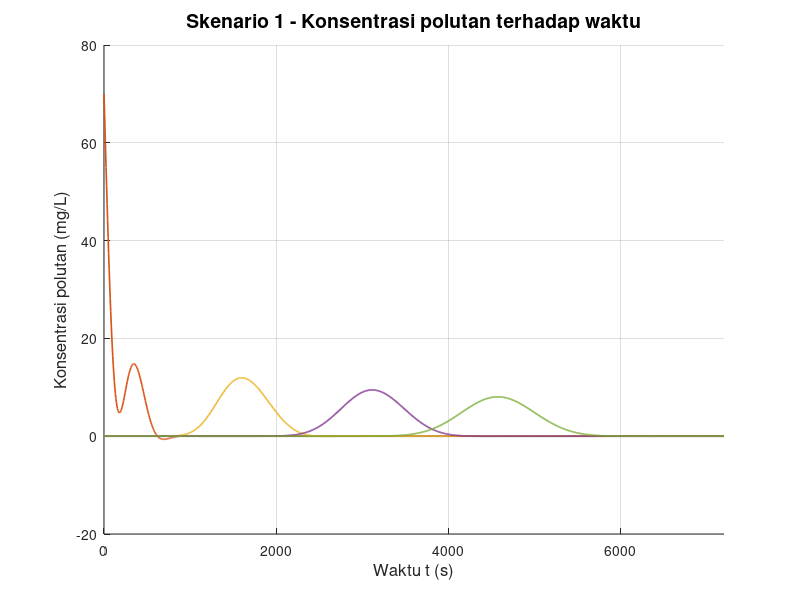

The MATLAB source for this figure: (Note: this script raises an error after producing the figure.)
clear; clc; close all;

% Feby Syarief Al A`raaf
% 26050124130087
% Oseanografi C
%
% Simulasi persamaan adveksi-difusi 1 dimensi dengan metode Crank-Nicolson
% Sumber grid polutan diskontinu
% Grafik terhadap waktu

x_digit = 0;
y_digit = 8;
z_digit = 7;

C_source = 10 * z_digit;

L = 3000;
T = 7200;

m_diskontinu = [20 + z_digit, 15 + z_digit];

scenario(1).nama = 'Skenario 1';
scenario(1).dx   = 30;
scenario(1).dt   = 6;
scenario(1).u    = 0.5;
scenario(1).D    = 4.0;
scenario(1).m    = m_diskontinu;

scenario(2).nama = 'Skenario 2';
scenario(2).dx   = 30;
scenario(2).dt   = 6;
scenario(2).u    = 0.1;
scenario(2).D    = 2.0;
scenario(2).m    = m_diskontinu;

scenario(3).nama = 'Skenario 3';
scenario(3).dx   = 30;
scenario(3).dt   = 6;
scenario(3).u    = 0.5;
scenario(3).D    = 2.0;
scenario(3).m    = m_diskontinu;

scenario(4).nama = 'Skenario 4';
scenario(4).dx   = 30;
scenario(4).dt   = 6;
scenario(4).u    = 0.1;
scenario(4).D    = 4.0;
scenario(4).m    = m_diskontinu;

folder_output = 'output_Diskontinu_CrankNicolson_Adveksi_Difusi_Terhadap_Waktu';
if ~exist(folder_output, 'dir')
    mkdir(folder_output);
end

for s = 1:numel(scenario)

    fprintf('\n==================================================\n');
    fprintf('Memproses %s\n', scenario(s).nama);

    dx       = scenario(s).dx;
    dt       = scenario(s).dt;
    u        = scenario(s).u;
    D        = scenario(s).D;
    m_source = scenario(s).m;

    x_space = 0:dx:L;
    t_grid  = 0:dt:T;

    Mmax = length(x_space);
    Nmax = length(t_grid) - 1;

    courant = u * dt / dx;
    alpha   = D * dt / dx^2;

    a = u * dt / (4 * dx);
    b = D * dt / (2 * dx^2);

    fprintf('dx = %.3f m, dt = %.3f s, u = %.3f m/s, D = %.3f m^2/s, m = %s\n', ...
        dx, dt, u, D, mat2str(m_source));
    fprintf('Mmax = %d, Nmax = %d\n', Mmax, Nmax);
    fprintf('Courant = %.6f, alpha = %.6f\n', courant, alpha);

    if any(m_source < 2) || any(m_source > Mmax - 1)
        fprintf('%s tidak dapat diproses karena titik sumber terlalu dekat dengan batas/domain tidak valid.\n', ...
            scenario(s).nama);
        continue;
    end

    C_old = zeros(Mmax, 1);
    C_new = zeros(Mmax, 1);

    idx_grid_plot = round(linspace(2, Mmax - 1, 5));
    x_plot = x_space(idx_grid_plot);

    snapshot = NaN(length(idx_grid_plot), Nmax + 1);

    A = zeros(Mmax, Mmax);
    B = zeros(Mmax, Mmax);

    A(1, 1) = 1;
    A(1, 2) = -1;
    A(Mmax, Mmax - 1) = -1;
    A(Mmax, Mmax) = 1;

    for i = 2:(Mmax - 1)
        A(i, i - 1) = -a - b;
        A(i, i)     = 1 + 2 * b;
        A(i, i + 1) =  a - b;

        B(i, i - 1) =  a + b;
        B(i, i)     = 1 - 2 * b;
        B(i, i + 1) = -a + b;
    end

    C_old(m_source) = C_source;

    snapshot(:, 1) = C_old(idx_grid_plot).';

    for n = 1:Nmax

        rhs = B * C_old;
        rhs(1) = 0;
        rhs(Mmax) = 0;

        C_new = A \ rhs;

        snapshot(:, n + 1) = C_new(idx_grid_plot).';

        C_old = C_new;
    end

    fig = figure('Visible', 'off', 'Position', [100 100 1400 600]);
    hold on;

    legend_text = {};

    for k = 1:length(idx_grid_plot)
        plot(t_grid, snapshot(k, :), 'LineWidth', 1.2);
        legend_text{end + 1} = sprintf('x = %.0f m', x_plot(k));
    end

    grid on;
    xlabel('Waktu t (s)', 'FontSize', 12);
    ylabel('Konsentrasi polutan (mg/L)', 'FontSize', 12);
    title(sprintf('%s - Konsentrasi polutan terhadap waktu', scenario(s).nama), ...
        'FontSize', 14, 'FontWeight', 'bold');

    xlim([t_grid(1), t_grid(end)]);

    y_max = max(snapshot(:), [], 'omitnan');
    if isempty(y_max) || isnan(y_max) || y_max <= 0
        ylim([0 1]);
    else
        ylim([0, y_max * 1.1]);
    end

    set(gca, 'FontSize', 11);

    if ~isempty(legend_text)
        legend(legend_text, 'Location', 'northwest', ...
            'FontSize', 8, 'NumColumns', 2, 'Box', 'on');
    end

    hold off;

    nama_file = sprintf('crank_nicolson_adveksi_difusi_waktu_diskontinu_skenario_%d.png', s);
    saveas(fig, fullfile(folder_output, nama_file));
    close(fig);

    fprintf('%s selesai diproses.\n', scenario(s).nama);
end

fprintf('\nSemua skenario telah selesai diproses.\n');
